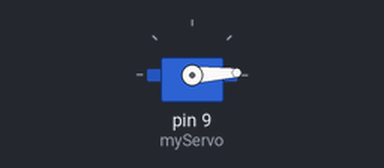
The sketch below on a simulated Arduino Uno, built with avr-gcc and run on an emulated ATmega328P. Shown: servo.

Above: at 0.05 s.
At 0.9 s:
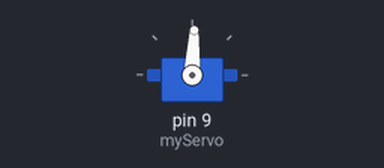
At 1.75 s:
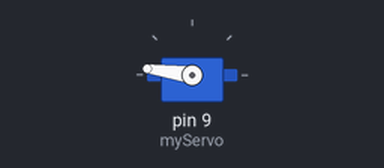
At 3.45 s:
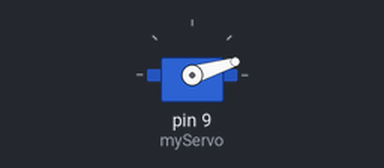
Timing chart, 0 to 8.3 s (numbered marks = the images above):
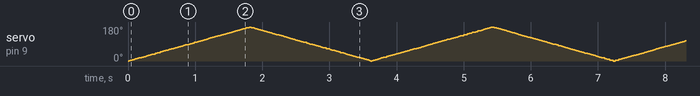

The sketch:

motor_servo_11.ino
```cpp
// snippet: motor_servo_11
// tags: servo, pwm, angle, sweep, millis
// boards: avr, megaavr, nano33iot, rp2040
// not-tags: romi32u4
// library: Servo
// description: Sweep servo on pin 9 from 0 to 180 and back over 2 seconds using millis
// prompts: sweep, servo, seconds, declare, servo, myservo
// verified: compile-only
// source: kd-generated (id 11)
// exact-include: Servo.h

#include <Servo.h>

Servo myServo;
int servoPos = 0;
int servoDir = 1;
unsigned long prevMs = 0;
const unsigned long STEP_MS = 10;  // one degree every 10ms = 1.8s full sweep

void setup() {
  myServo.attach(9);
  myServo.write(0);
}

void loop() {
  unsigned long now = millis();
  if (now - prevMs >= STEP_MS) {
    prevMs = now;
    servoPos += servoDir;
    if (servoPos >= 180 || servoPos <= 0) servoDir = -servoDir;
    myServo.write(servoPos);
  }
}
```
